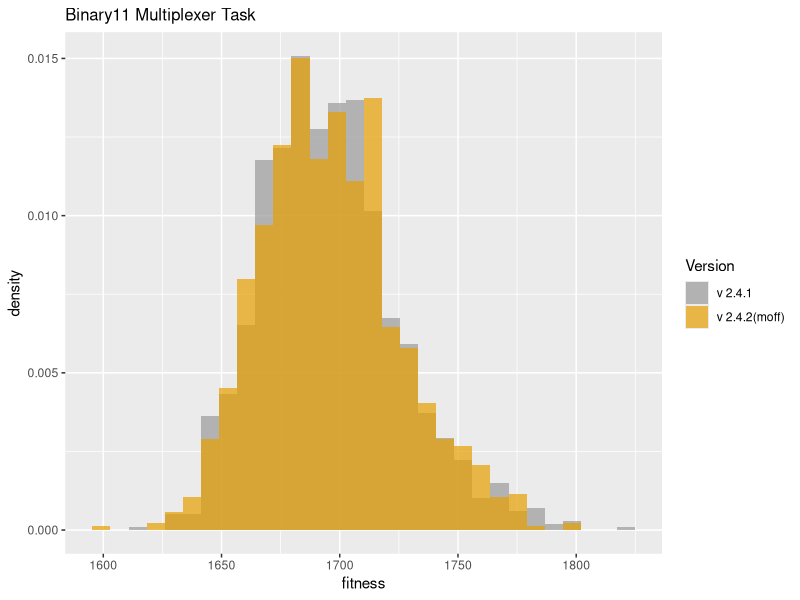
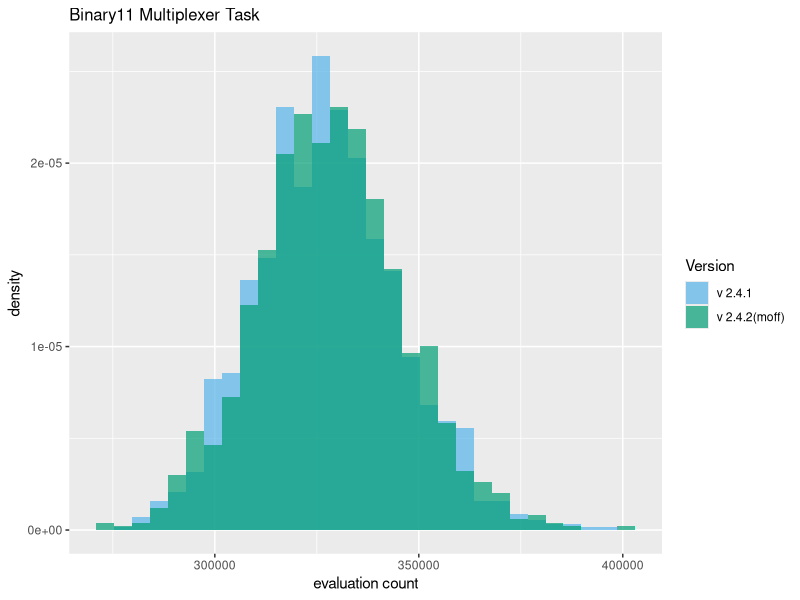

The R script that drew these images, in order:
library("ggplot2")
setwd("D:/home/websites/sharpneat-web/public/releases/sharpneat-2-4-2")

# A colourblind friendly palette.
cbPalette <- c("#999999", "#E69F00", "#56B4E9", "#009E73", "#F0E442", "#0072B2", "#D55E00", "#CC79A7")
cbPaletteB <- c("#56B4E9", "#009E73", "#F0E442", "#0072B2", "#D55E00","#CC79A7", "#999999", "#E69F00")

# Load two data frames
dat1 <- read.table("binary11-samples-v2-4-1.csv", sep=",", head=TRUE)
dat2 <- read.table("binary11-samples-v2-4-2-moff.csv", sep=",", head=TRUE)

# Combine the two dataframes into one.
# First create a new column in each.
dat1$ver <- 'v241'
dat2$ver <- 'v242'

# and combine into a new data frame.
dat <- rbind(dat1, dat2)

# Plot two overlaid histograms, one for each of the two dataframes
p1 = ggplot(dat, aes(bestfitness, fill = ver )) + 
   geom_histogram(alpha = 0.7, aes(y = ..density..), position = 'identity') +
   scale_fill_manual(values=cbPalette, name='Version', labels=c('v 2.4.1','v 2.4.2(moff)')) +
   labs(x='fitness') + 
   ggtitle("Binary11 Multiplexer Task") +
   theme(plot.title = element_text(size = 12))

ggsave(filename="binary11-bestfitness-v241-v242moff-hist.png", plot=p1, height=4, width=8, units="in", dpi=100)

# Eval count.
p2 = ggplot(dat, aes(evalcount, fill = ver )) + 
   geom_histogram(alpha = 0.7, aes(y = ..density..), position = 'identity') +
   scale_fill_manual(values=cbPaletteB, name='Version', labels=c('v 2.4.1','v 2.4.2(moff)')) +
   labs(x='evaluation count') + 
   ggtitle("Binary11 Multiplexer Task") +
   theme(plot.title = element_text(size = 12))

ggsave(filename="binary11-evalcount-v241-v242moff-hist.png", plot=p2, height=4, width=8, units="in", dpi=100)



